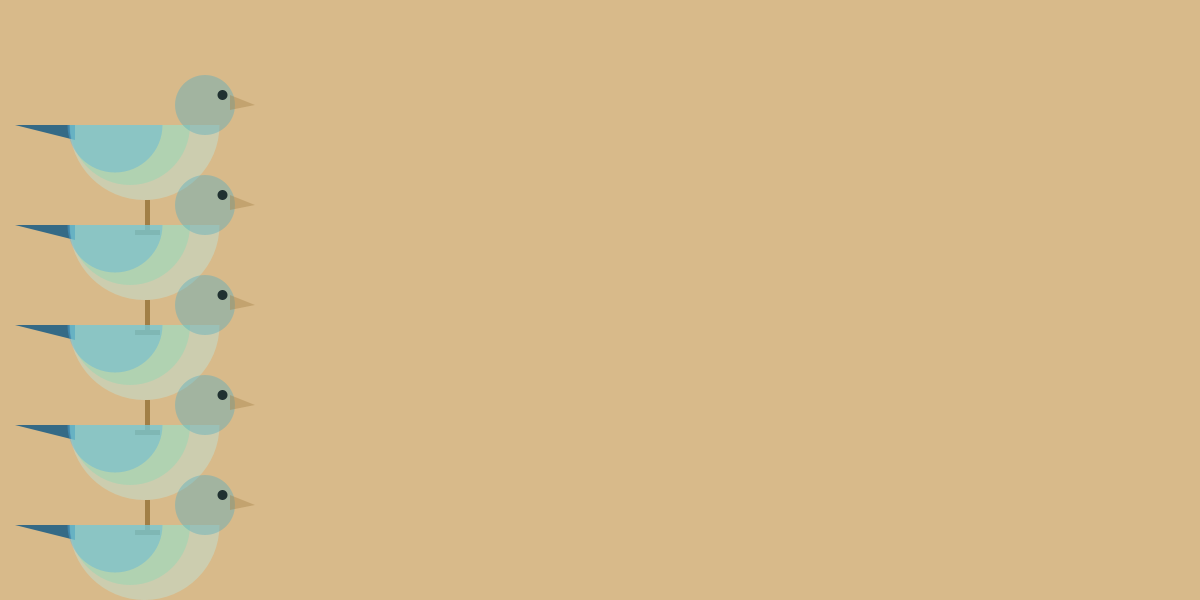
Frame 1 (no input)
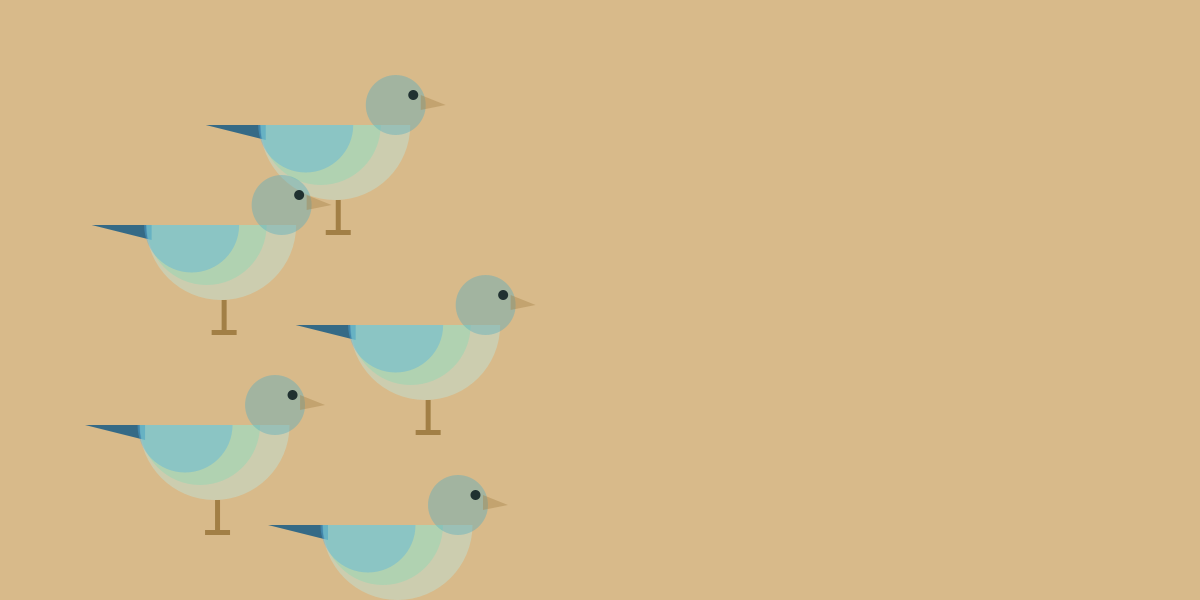
Frame 60 (the mouse pressed at the canvas centre just before this capture)
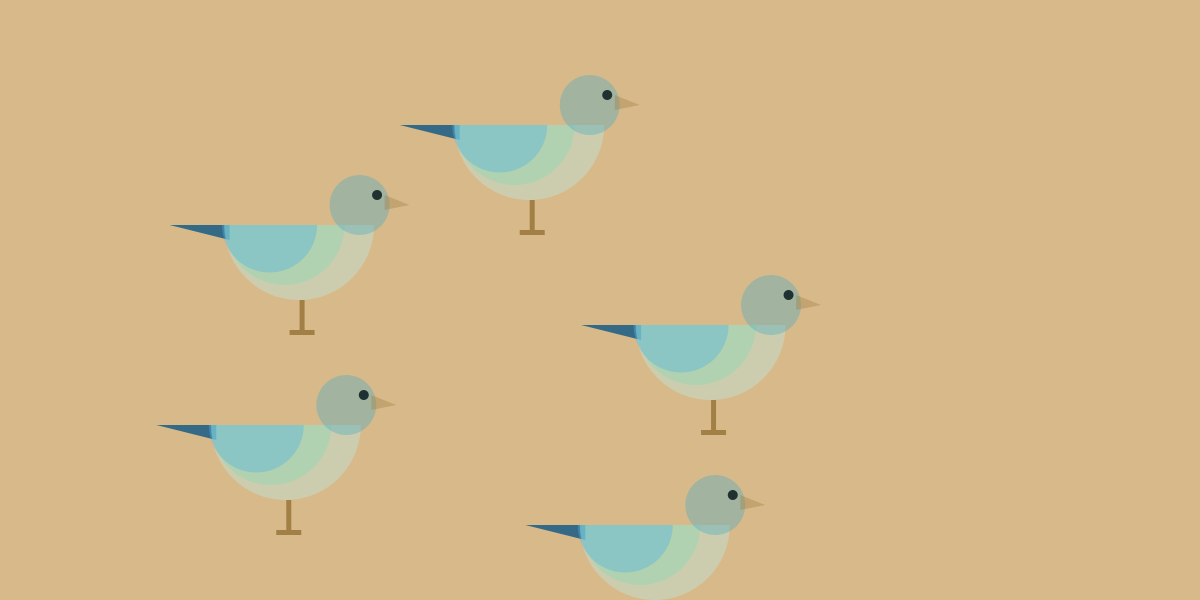
Frame 120 (the mouse held since frame 60 and released just before this capture)

The Processing sketch that drew these frames (run headless with seeded random() and noise(); from frame 60 on, the mouse is pressed at the canvas centre):

// Processing sketch: BirdRace
// ── BirdRace.pde

Parrot leobird = new Parrot(0);
Parrot andrewbird = new Parrot(100);
Parrot benbird = new Parrot(200);
Parrot lindseybird = new Parrot(300);
Parrot ayumibird = new Parrot(400);

void setup() {
  size(1200,600);
  noStroke();
}

void draw() {
  background(#D8BA8A);
  leobird.fly();
  andrewbird.fly();
  benbird.fly();
  lindseybird.fly();
  ayumibird.fly();
}

class Parrot {
  
  float x=0;
  float y=0;
  float speed = random(5);
  
  Parrot(float sety) {
    y = sety;
  }
  
  void fly() {
    pushMatrix();
    translate(x,y);
    scale(0.5, 0.5);
    fill(#356A86);
    triangle(30,250,150,280,150,250);
    fill(#BBEAE9, 100);
    arc(289,250,300,300,0,PI);
    fill(#85D8B5, 100);
    arc(260,250,240,240,0,PI);
    fill(#51AFE0, 100);
    arc(230,250,190,190,0,PI);
    translate(260,0);
    fill(#4EABC1,100);
    ellipse(150,210,120,120);
    fill(#A27F45,100);
    triangle(200,190,200,220,250,210);
    fill(#203131);
    ellipse(185,190,20,20);
    translate(-260,0);
    fill(#A27F45);
    rect(290,400,10,60);
    fill(#A27F45);
    rect(270,460,50,10);
    popMatrix();
    
    x += speed;
    
  }
  
}
